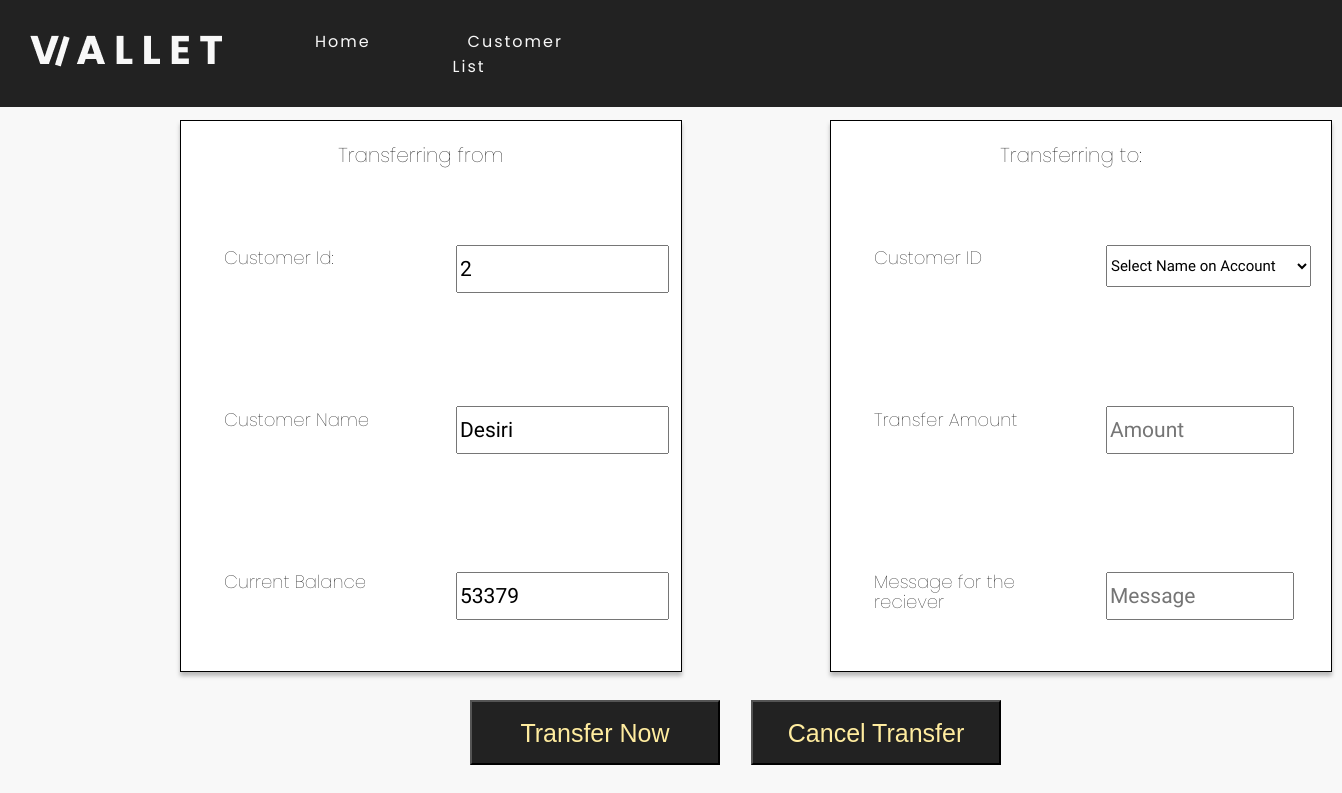
Page /transfer.php?customer_id=2 on the committed database.
### tables this page shows
CREATE TABLE `wallet` (
  `ID` int(11) NOT NULL,
  `NAME` text NOT NULL,
  `EMAIL` text NOT NULL,
  `AMOUNT` int(11) NOT NULL,
  `IMAGE` text NOT NULL
);

### transfer.php (the view, shortened to what this page needs)
<!doctype html>
<html lang="en">
<?php
    include("functions.php");
?>
<head>
  <link rel="stylesheet" href="transfer.css">
</head>
<body>
        <header>
            <a href="#" class="logo"><img src="images/logo.png"></a>
            <ul>
                <li><a href="index.php">Home</a></li>
                <li><a href="customers.php">Customer List</a></li>
            </ul>
        </header>
<div class="container">
          <?php
              if(isset($_GET['customer_id'])) {
                  $c_id = $_GET['customer_id'];
                  $get_customers = "select * from wallet where id='$c_id'";
                  $run_customers = mysqli_query($con, $get_customers);
                  $row_customers = mysqli_fetch_array($run_customers);
                  $customer_id = $row_customers['ID'];
                  $customer_name = $row_customers['NAME'];
                  $current_balance = $row_customers['AMOUNT'];
                  echo "
                  <form action='transfer.php?customer_id=$c_id' method='post' enctype='multipart/form-data'>
                    <div class='main_content'>
                        <div class='left_side'>
                            <div class='title_left'>
                                <label class='head_left' for='from' ></label>Transferring from</label>
                            </div>
                              <div class='info_left'>
                                <div class='top_left'>
                                  <label for='from_acc'>Customer Id:</label>
                                  <input type='number' class='form-control' name='from_acc' value='$customer_id' readonly>
                                </div>
                              <div class='mid_left'>
                                  <label for='from_acc_name'>Customer Name</label>
                                  <input type='text' class='form-control' name='from_acc_name' value='$customer_name' readonly>
                              </div>
                              <div class='bottom_left'>
                                  <label for='curr_bal'>Current Balance</label>
                                  <input type='number' class='form-control' name='curr_bal' value='$current_balance' readonly>
                              </div>
                            </div>
                          </div>
                          <div class='right_side'>
                          <div class='title_right'>
                          <label class='head_right'for='to' style='font-size: 20px;'>Transferring to:</label>
                        </div>
                          <div class='info_right'>
                              <div class='top_right'>
                                  <label for='to_acc'>Customer ID</label>
                                  <select class='form-control' name='to_acc' required>
                                      <option value='0'>Select Name on Account</option>
                  ";
                  echo "
                                  </select>
                              </div>
                              <div class='mid_right'>
                                  <label for='transfer_amt'>Transfer Amount</label>
                                  <input type='number' class='form-control' name='transfer_amt' placeholder='Amount' required>
                              </div>
                          <div class='bottom_right'>
                                  <label for='transfer_msg'>Message for the reciever</label>
                                  <input type='text' class='form-control' name='transfer_msg' placeholder='Message'>
                          </div>
                        </div>
                    </div>
                    </div>
                        <div class='btn_bott'>
                            <button type='submit' class='transf_now' name='transfer'>Transfer Now</button>
                          </div>
                      </form>
                          <div class='btn_bott_two'>
                            <button class='cancel_transf'>
                                <a href='customers.php' style='text-decoration: none;'></a>Cancel Transfer
                            </button>
                          </div>
                      </div>
                  ";
              }
          ?>
</body>
</html>

### rows in the picture
wallet: from_acc "2", from_acc_name "Desiri", curr_bal "53379"
